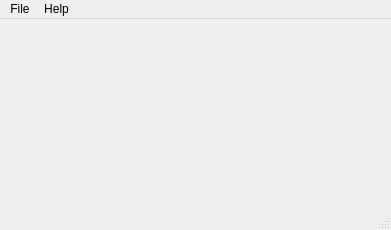
<?xml version="1.0" encoding="UTF-8"?>
<ui version="4.0">
    <class>GfxDevMainWindow</class>
    <widget class="QMainWindow" name="GfxDevMainWindow">
        <property name="geometry">
            <rect>
                <x>0</x>
                <y>0</y>
                <width>391</width>
                <height>230</height>
            </rect>
        </property>
        <property name="windowTitle">
            <string>GFX Dev App</string>
        </property>
        <widget class="QWidget" name="central_widget">
            <layout class="QVBoxLayout" name="verticalLayout">
                <property name="leftMargin">
                    <number>20</number>
                </property>
                <property name="topMargin">
                    <number>10</number>
                </property>
                <property name="rightMargin">
                    <number>20</number>
                </property>
                <property name="bottomMargin">
                    <number>0</number>
                </property>
                <item alignment="Qt::AlignHCenter">
                    <widget class="TransportControlWidget" name="transport_control" native="true">
                        <property name="minimumSize">
                            <size>
                                <width>350</width>
                                <height>125</height>
                            </size>
                        </property>
                    </widget>
                </item>
                <item>
                    <layout class="QHBoxLayout" name="pedal_layout">
                        <property name="spacing">
                            <number>0</number>
                        </property>
                        <property name="leftMargin">
                            <number>20</number>
                        </property>
                        <property name="topMargin">
                            <number>20</number>
                        </property>
                        <property name="rightMargin">
                            <number>20</number>
                        </property>
                        <property name="bottomMargin">
                            <number>20</number>
                        </property>
                        <item>
                            <spacer name="pedal_layout_spacer_left">
                                <property name="orientation">
                                    <enum>Qt::Horizontal</enum>
                                </property>
                                <property name="sizeHint" stdset="0">
                                    <size>
                                        <width>0</width>
                                        <height>0</height>
                                    </size>
                                </property>
                            </spacer>
                        </item>
                        <item>
                            <widget class="QWidget" name="pedal_widget" native="true">
                                <property name="minimumSize">
                                    <size>
                                        <width>0</width>
                                        <height>0</height>
                                    </size>
                                </property>
                            </widget>
                        </item>
                        <item>
                            <spacer name="pedal_layout_spacer_right">
                                <property name="orientation">
                                    <enum>Qt::Horizontal</enum>
                                </property>
                                <property name="sizeHint" stdset="0">
                                    <size>
                                        <width>0</width>
                                        <height>0</height>
                                    </size>
                                </property>
                            </spacer>
                        </item>
                    </layout>
                </item>
                <item>
                    <spacer name="vertical_spacer">
                        <property name="orientation">
                            <enum>Qt::Vertical</enum>
                        </property>
                        <property name="sizeType">
                            <enum>QSizePolicy::Minimum</enum>
                        </property>
                        <property name="sizeHint" stdset="0">
                            <size>
                                <width>0</width>
                                <height>0</height>
                            </size>
                        </property>
                    </spacer>
                </item>
            </layout>
        </widget>
        <widget class="QMenuBar" name="menubar">
            <property name="geometry">
                <rect>
                    <x>0</x>
                    <y>0</y>
                    <width>391</width>
                    <height>22</height>
                </rect>
            </property>
            <widget class="QMenu" name="menu_help">
                <property name="title">
                    <string>Help</string>
                </property>
                <addaction name="action_about"/>
            </widget>
            <widget class="QMenu" name="menu_file">
                <property name="title">
                    <string>File</string>
                </property>
                <addaction name="action_new_pedal"/>
                <addaction name="action_open_pedal"/>
                <addaction name="action_close_pedal"/>
                <addaction name="action_save_pedal"/>
                <addaction name="action_quit"/>
                <addaction name="separator"/>
            </widget>
            <addaction name="menu_file"/>
            <addaction name="menu_help"/>
        </widget>
        <widget class="QStatusBar" name="statusbar"/>
        <action name="action_about">
            <property name="text">
                <string>About</string>
            </property>
            <property name="shortcut">
                <string>Ctrl+Shift+/</string>
            </property>
        </action>
        <action name="action_new_pedal">
            <property name="text">
                <string>New Pedal</string>
            </property>
            <property name="shortcut">
                <string>Ctrl+N</string>
            </property>
        </action>
        <action name="action_open_pedal">
            <property name="text">
                <string>Open Pedal</string>
            </property>
            <property name="shortcut">
                <string>Ctrl+O</string>
            </property>
        </action>
        <action name="action_save_pedal">
            <property name="text">
                <string>Save Pedal</string>
            </property>
            <property name="shortcut">
                <string>Ctrl+S</string>
            </property>
        </action>
        <action name="action_quit">
            <property name="text">
                <string>Quit</string>
            </property>
            <property name="shortcut">
                <string>Ctrl+Q</string>
            </property>
        </action>
        <action name="action_close_pedal">
            <property name="text">
                <string>Close Pedal</string>
            </property>
            <property name="shortcut">
                <string>Ctrl+Shift+Q</string>
            </property>
        </action>
    </widget>
    <customwidgets>
        <customwidget>
            <class>TransportControlWidget</class>
            <extends>QWidget</extends>
            <header>widgets.transport_control_widget</header>
            <container>1</container>
        </customwidget>
    </customwidgets>
    <resources/>
    <connections>
        <connection>
            <sender>action_about</sender>
            <signal>triggered()</signal>
            <receiver>GfxDevMainWindow</receiver>
            <slot>help__about_cb()</slot>
            <hints>
                <hint type="sourcelabel">
                    <x>-1</x>
                    <y>-1</y>
                </hint>
                <hint type="destinationlabel">
                    <x>399</x>
                    <y>299</y>
                </hint>
            </hints>
        </connection>
        <connection>
            <sender>action_new_pedal</sender>
            <signal>triggered()</signal>
            <receiver>GfxDevMainWindow</receiver>
            <slot>file__new_pedal_cb()</slot>
            <hints>
                <hint type="sourcelabel">
                    <x>-1</x>
                    <y>-1</y>
                </hint>
                <hint type="destinationlabel">
                    <x>399</x>
                    <y>299</y>
                </hint>
            </hints>
        </connection>
        <connection>
            <sender>action_open_pedal</sender>
            <signal>triggered()</signal>
            <receiver>GfxDevMainWindow</receiver>
            <slot>file__open_pedal_cb()</slot>
            <hints>
                <hint type="sourcelabel">
                    <x>-1</x>
                    <y>-1</y>
                </hint>
                <hint type="destinationlabel">
                    <x>399</x>
                    <y>299</y>
                </hint>
            </hints>
        </connection>
        <connection>
            <sender>action_save_pedal</sender>
            <signal>triggered()</signal>
            <receiver>GfxDevMainWindow</receiver>
            <slot>file__save_pedal_cb()</slot>
            <hints>
                <hint type="sourcelabel">
                    <x>-1</x>
                    <y>-1</y>
                </hint>
                <hint type="destinationlabel">
                    <x>399</x>
                    <y>299</y>
                </hint>
            </hints>
        </connection>
        <connection>
            <sender>action_quit</sender>
            <signal>triggered()</signal>
            <receiver>GfxDevMainWindow</receiver>
            <slot>file__quit_cb()</slot>
            <hints>
                <hint type="sourcelabel">
                    <x>-1</x>
                    <y>-1</y>
                </hint>
                <hint type="destinationlabel">
                    <x>399</x>
                    <y>299</y>
                </hint>
            </hints>
        </connection>
        <connection>
            <sender>action_close_pedal</sender>
            <signal>triggered()</signal>
            <receiver>GfxDevMainWindow</receiver>
            <slot>file__close_pedal_cb()</slot>
            <hints>
                <hint type="sourcelabel">
                    <x>-1</x>
                    <y>-1</y>
                </hint>
                <hint type="destinationlabel">
                    <x>399</x>
                    <y>299</y>
                </hint>
            </hints>
        </connection>
    </connections>
    <slots>
        <slot>help__about_cb()</slot>
        <slot>file__new_pedal_cb()</slot>
        <slot>file__open_pedal_cb()</slot>
        <slot>file__save_pedal_cb()</slot>
        <slot>file__quit_cb()</slot>
        <slot>file__close_pedal_cb()</slot>
    </slots>
</ui>
